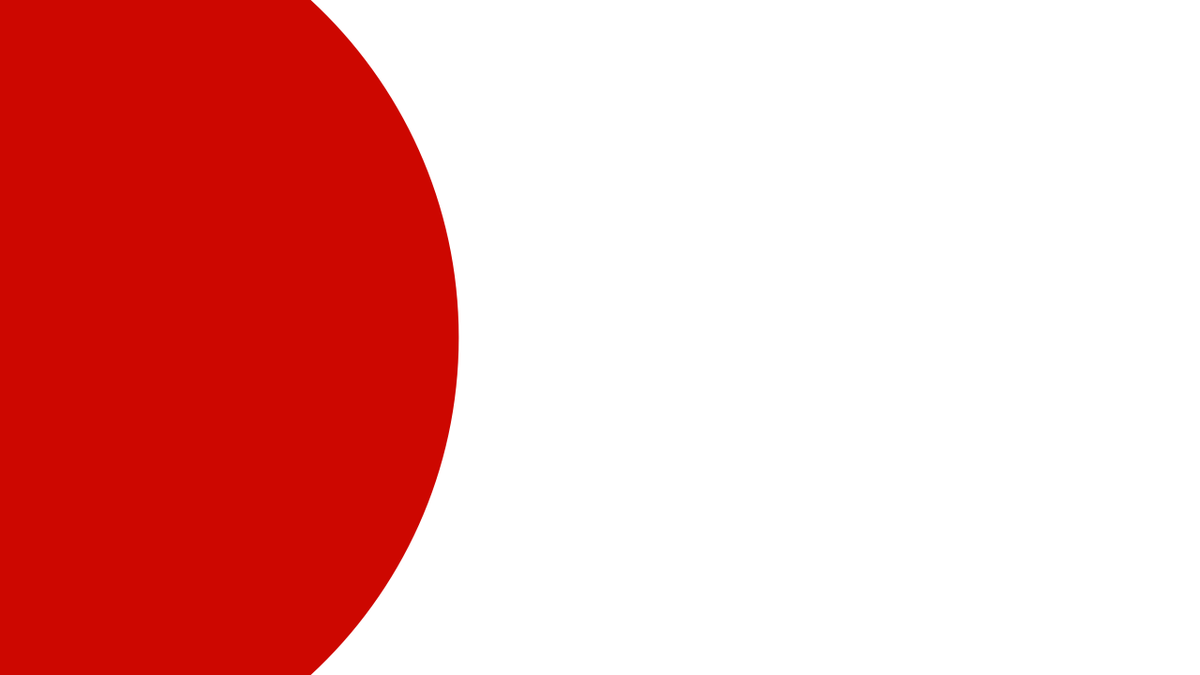
Frame 1 (no input)
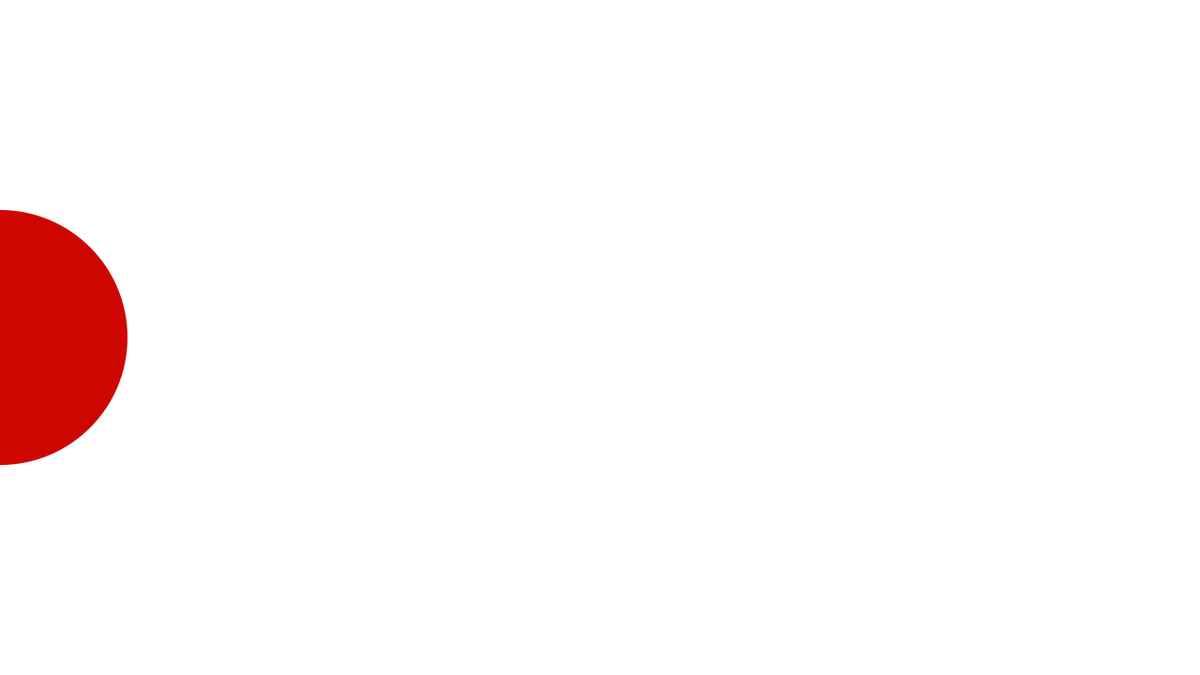
Frame 60 (the mouse pressed at the canvas centre just before this capture)
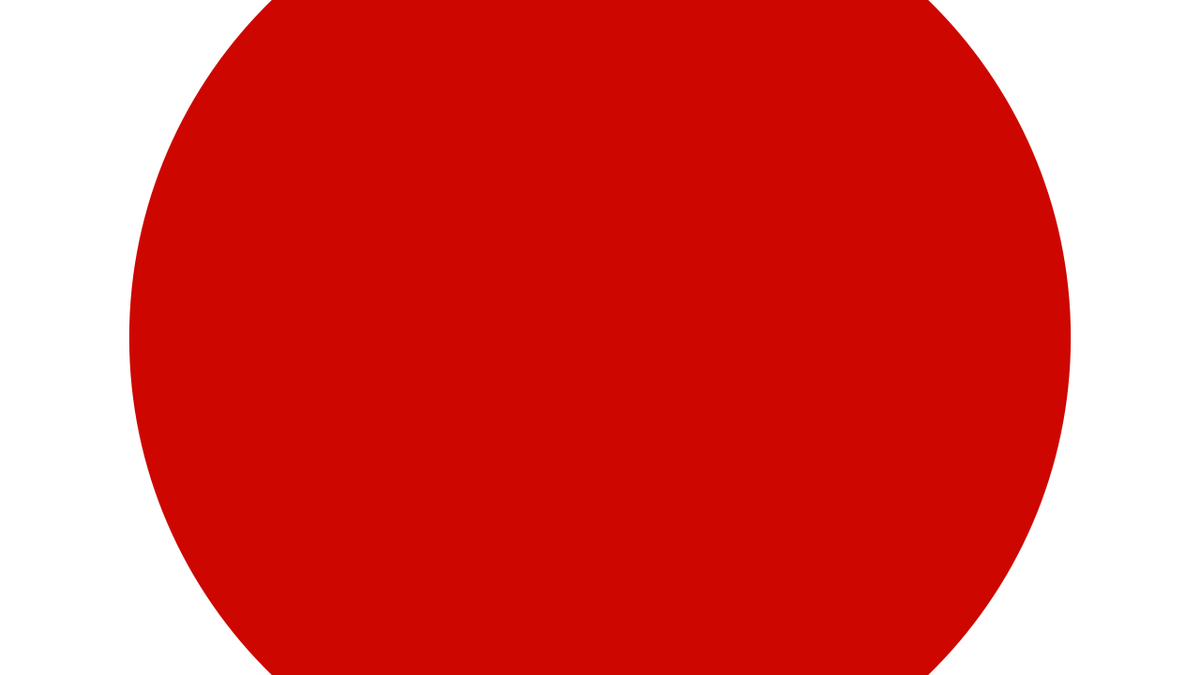
Frame 120 (the mouse held since frame 60 and released just before this capture)

The Processing sketch that drew these frames (run headless with seeded random() and noise(); from frame 60 on, the mouse is pressed at the canvas centre):

// Processing sketch: processing_163867
// ── processing_163867.pde

float diameter; 
float angle = 0;

void setup() {
  size(1280, 720);
  diameter = height - 10;
  noStroke();
  noStroke();
  fill(205, 7, 0);
}

void draw() {
  
  background(255);
  float d2 = 10 + (sin(angle + height/2) * width/2) + diameter/2;
  ellipse(mouseX, height/2, d2, d2);

  angle += 0.05;
}
